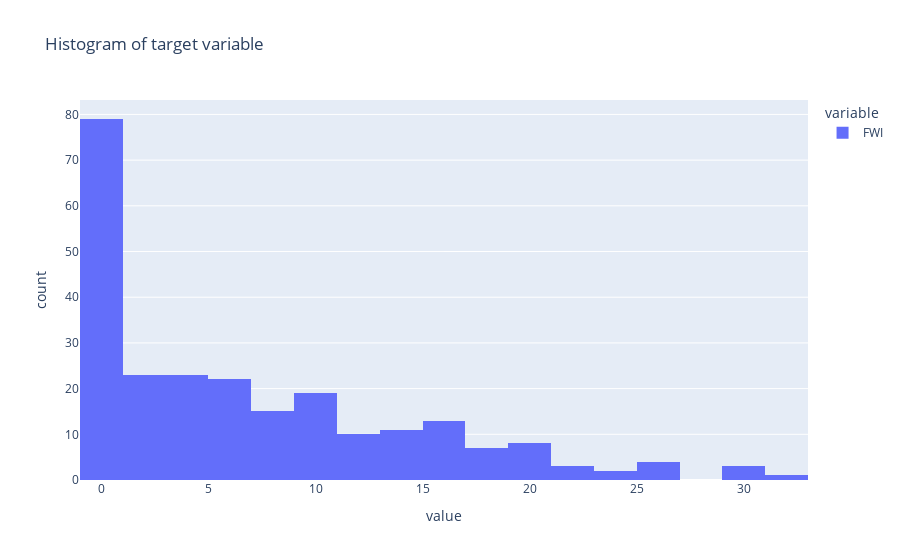

The notebook cell this image was saved under:
### Markdown cell above
#### FWI

FWI is hte Fire Weather Index and ranges from 0-31.1. It is based on midday air temperatures, relative air humidity and wind speeds as well as 24-hour precipitation rates [NWCG.gov](https://www.nwcg.gov/publications/pms437/cffdrs/fire-weather-index-system). The higher the index the more likely a fire is to occur. The FWI integrates Initial Spread Index (ISI) and BUI (Buildup Index) so these should be highly correlated.

We'll start by looking at the distribution of the FWI.

### Code cell
# Using the EDA class plot_target method to show distribution
forest_fires_fwi.plot_target()

### Figure 1 — Plotly figure (JSON) as saved in the notebook; plotly's stock layout.template omitted (floating-point values rounded to 4 significant figures; data arrays with more than 128 entries replaced by an {"elided": "..."} marker saying what was removed)
{"data": [{"alignmentgroup": "True", "bingroup": "x", "hovertemplate": "variable=FWI<br>value=%{x}<br>count=%{y}<extra></extra>", "legendgroup": "FWI", "marker": {"color": "#636efa", "pattern": {"shape": ""}}, "name": "FWI", "offsetgroup": "FWI", "orientation": "v", "showlegend": true, "type": "histogram", "x": {"elided": "243 float values"}, "xaxis": "x", "yaxis": "y"}], "layout": {"barmode": "relative", "legend": {"title": {"text": "variable"}, "tracegroupgap": 0}, "title": {"text": "Histogram of target variable"}, "xaxis": {"anchor": "y", "domain": [0, 1], "title": {"text": "value"}}, "yaxis": {"anchor": "x", "domain": [0, 1], "title": {"text": "count"}}}}
